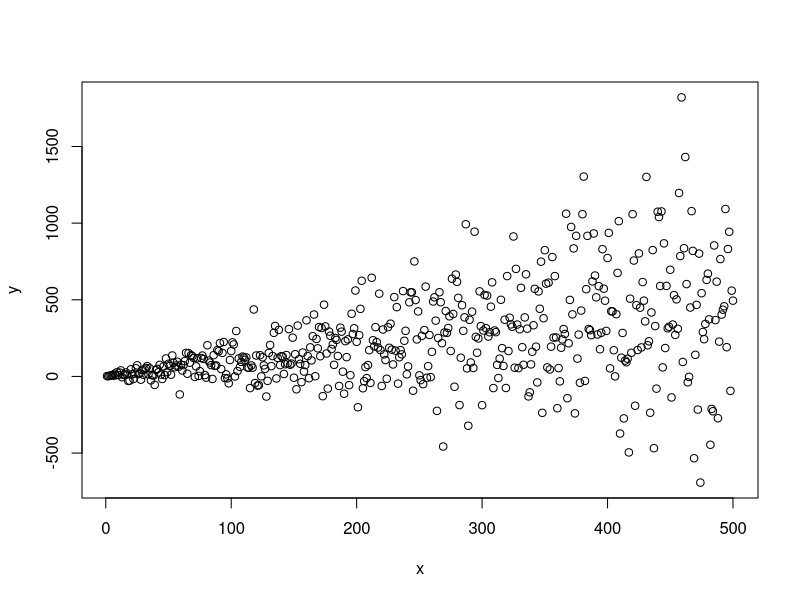

Write the R code that produced this figure. (Note: this script raises an error after producing the figure.)
# Teste de funlão de linear model (lm())
set.seed(42)
max_entradas <- 500

x <- 1:max_entradas
y <- 2 * 0.5 * x + rnorm(max_entradas, mean = 0, sd = x)
df <- data.frame(x, y)

df$y[c(10, 20, 30)] <- NA

# - Plotagem -
plot(x, y)

# -- Erro --
alfa <- achar_alfa(x, y)
beta <- achar_beta(x, y)

erro <- y - alfa * x - beta

# - Plot do erro -
plot(erro)

mean(erro)

modelo <- lm(
  formula = y ~ x,
  data = df,
  subset = x <= 400,
  weights = 1/x,
  na.action = na.omit
)

modelo
summary(modelo)
fitted(modelo)

# 1. Gráfico de dispersão das variáveis
# 2. Gráfico dos errs
